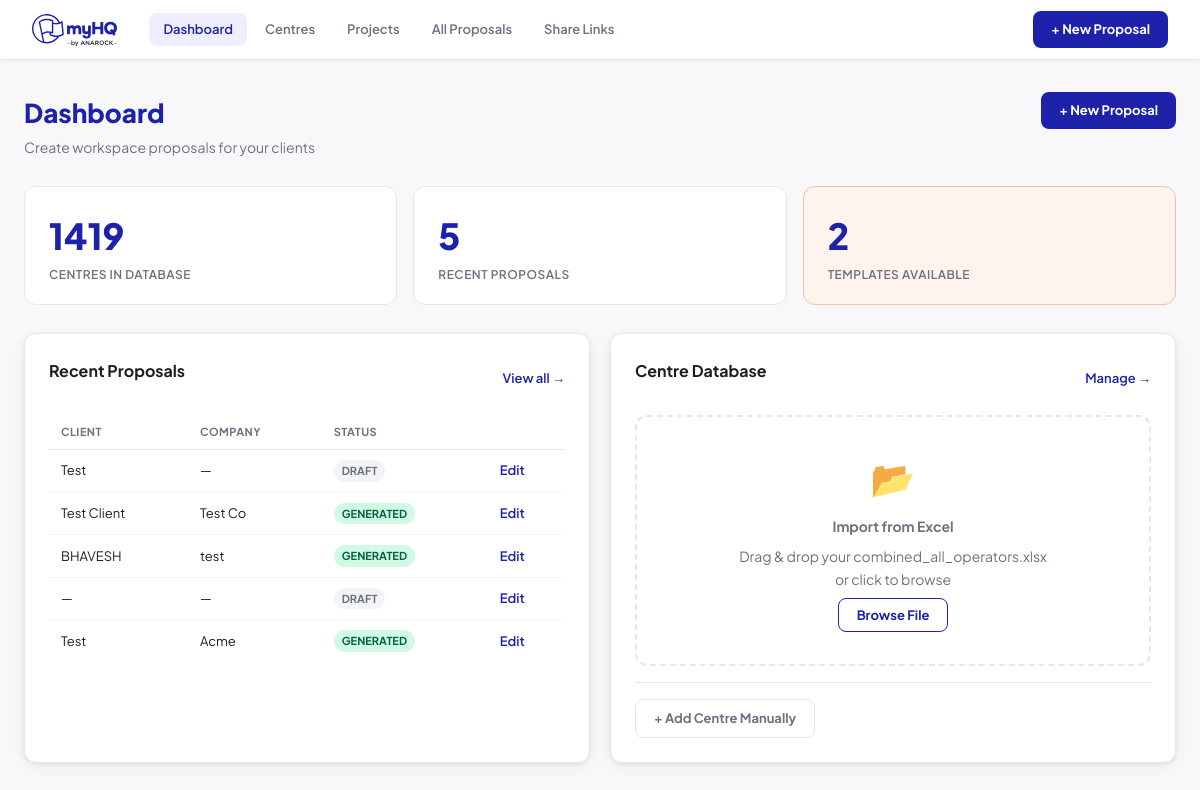
The page / on the database its author committed.
### tables this page shows
CREATE TABLE proposals (
            id INTEGER PRIMARY KEY AUTOINCREMENT,
            title TEXT,
            template TEXT DEFAULT 'london',
            client_name TEXT,
            client_company TEXT,
            client_email TEXT,
            client_location TEXT,
            team_size TEXT,
            space_type TEXT,
            area_required TEXT,
            budget TEXT,
            duration TEXT,
            selected_centres TEXT DEFAULT '[]',
            manual_centres TEXT DEFAULT '[]',
            status TEXT DEFAULT 'draft',
            pptx_filename TEXT,
            created_at DATETIME DEFAULT CURRENT_TIMESTAMP
        , pdf_filename TEXT);

### app.py (the view)
@app.route('/')
def index():
    with get_db() as conn:
        centres = conn.execute('SELECT id,name,city,space_type,brand,price_from,price_unit FROM centres ORDER BY name').fetchall()
        proposals = conn.execute('SELECT id,title,client_name,client_company,status,created_at FROM proposals ORDER BY created_at DESC LIMIT 5').fetchall()
        centre_count = conn.execute('SELECT COUNT(*) FROM centres').fetchone()[0]
    return render_template('index.html', centres=centres, proposals=proposals, centre_count=centre_count)

### app.py (called while the page is built)
def get_db():
    conn = sqlite3.connect(DB_PATH)
    conn.row_factory = sqlite3.Row
    return conn

### templates/index.html (shortened to what this page needs)
{% extends 'base.html' %}
{% block content %}
<div class="page-header">
  <div>
    <h1>Dashboard</h1>
    <p class="subtitle">Create workspace proposals for your clients</p>
  </div>
  <a href="/proposals/new" class="btn btn-primary">+ New Proposal</a>
</div>
<div class="stats-row">
  <div class="stat-card">
    <div class="stat-num">{{ centre_count }}</div>
    <div class="stat-label">Centres in Database</div>
  </div>
  <div class="stat-card">
    <div class="stat-num">{{ proposals|length }}</div>
    <div class="stat-label">Recent Proposals</div>
  </div>
  <div class="stat-card blush">
    <div class="stat-num">2</div>
    <div class="stat-label">Templates Available</div>
  </div>
</div>
<div class="grid-2col">
  <div class="card">
    <div class="card-header">
      <h2>Recent Proposals</h2>
      <a href="/proposals" class="link-sm">View all →</a>
    </div>
    {% if proposals %}
    <table class="table">
      <thead><tr><th>Client</th><th>Company</th><th>Status</th><th></th></tr></thead>
      <tbody>
      {% for p in proposals %}
      <tr>
        <td>{{ p.client_name or '—' }}</td>
        <td>{{ p.client_company or '—' }}</td>
        <td><span class="badge badge-{{ p.status }}">{{ p.status }}</span></td>
        <td><a href="/proposals/{{ p.id }}" class="link-sm">Edit</a></td>
      </tr>
      {% endfor %}
      </tbody>
    </table>
    {% else %}
    <div class="empty-state">
      <p>No proposals yet.</p>
      <a href="/proposals/new" class="btn btn-primary">Create your first</a>
    </div>
    {% endif %}
  </div>
  <div class="card">
    <div class="card-header">
      <h2>Centre Database</h2>
      <a href="/centres" class="link-sm">Manage →</a>
    </div>
    <div class="import-zone" id="importZone">
      <div class="import-icon">📂</div>
      <p><strong>Import from Excel</strong></p>
      <p class="text-muted">Drag & drop your combined_all_operators.xlsx<br>or click to browse</p>
      <button class="btn btn-outline" onclick="document.getElementById('excelInput').click()">Browse File</button>
    </div>
    <div class="card-footer">
      <a href="/centres/add-page" class="btn btn-ghost">+ Add Centre Manually</a>
    </div>
  </div>
</div>
{% endblock %}

### templates/base.html (shortened to what this page needs)
<!DOCTYPE html>
<html lang="en">
<head>
<link rel="stylesheet" href="{{ url_for('static', filename='css/style.css') }}">
</head>
<body>
<nav class="topnav">
  <a href="/" class="nav-logo">
    <img src="{{ url_for('static', filename='images/myhq-logo.svg') }}" alt="myHQ" height="32" onerror="this.style.display='none';this.nextElementSibling.style.display='block'">
  </a>
  <div class="nav-links">
    <a href="/" class="nav-link {% if request.path == '/' %}active{% endif %}">Dashboard</a>
    <a href="/centres" class="nav-link {% if '/centres' in request.path %}active{% endif %}">Centres</a>
    <a href="/projects" class="nav-link {% if '/projects' in request.path %}active{% endif %}">Projects</a>
    <a href="/proposals" class="nav-link {% if '/proposals' in request.path and '/projects' not in request.path %}active{% endif %}">All Proposals</a>
    <a href="/dashboard" class="nav-link {% if '/dashboard' in request.path %}active{% endif %}">Share Links</a>
  </div>
  <a href="/proposals/new" class="btn btn-primary">+ New Proposal</a>
</nav>
<main class="main-content">
{% block content %}{% endblock %}
</main>
</body>
</html>

### static/css/style.css (style rules this page uses)
:root { --blue: #1E22AA; --mint: #ADDFB3; --blush: #F4BEAA; --aqua: #96E6DC; --dark: #1D1D1B; --grey: #6B7280; --lgrey: #F5F5F5; --border: #E5E7EB; --white: #FFFFFF; --radius: 12px; --shadow: 0 1px 4px rgba(0,0,0,.07), 0 4px 16px rgba(0,0,0,.05); }
*, *::before, *::after { box-sizing: border-box; margin: 0; padding: 0; }
body { font-family: 'Plus Jakarta Sans', system-ui, sans-serif; color: var(--dark); background: #F8F8FB; font-size: 14px; line-height: 1.6; }
a { color: var(--blue); text-decoration: none; }
.topnav { position: sticky; top: 0; z-index: 100; display: flex; align-items: center; gap: 32px; height: 60px; padding: 0 32px; background: var(--white); border-bottom: 1px solid var(--border); box-shadow: 0 1px 4px rgba(0,0,0,.06); }
.nav-logo { display: flex; align-items: center; gap: 8px; text-decoration: none; }
.nav-links { display: flex; gap: 4px; flex: 1; }
.nav-link { padding: 6px 14px; border-radius: 8px; color: var(--grey); font-weight: 600; font-size: 13px; transition: background .15s, color .15s; }
.nav-link.active { color: var(--blue); background: #EEEFFE; }
.main-content { max-width: 1200px; margin: 0 auto; padding: 32px 24px; }
.page-header { display: flex; align-items: flex-start; justify-content: space-between; margin-bottom: 28px; gap: 16px; }
.page-header h1 { font-size: 26px; font-weight: 800; color: var(--blue); }
.page-header .subtitle { color: var(--grey); margin-top: 2px; }
.btn { display: inline-flex; align-items: center; gap: 6px; padding: 8px 18px; border-radius: 8px; font-family: inherit; font-size: 13px; font-weight: 700; border: none; cursor: pointer; transition: opacity .15s, transform .1s; white-space: nowrap; }
.btn-primary { background: var(--blue); color: #fff; }
.btn-outline { background: transparent; color: var(--blue); border: 1.5px solid var(--blue); }
.btn-ghost { background: transparent; color: var(--grey); border: 1.5px solid var(--border); }
.card { background: var(--white); border-radius: var(--radius); border: 1px solid var(--border); padding: 24px; box-shadow: var(--shadow); }
.card-header { display: flex; align-items: center; justify-content: space-between; margin-bottom: 16px; }
.card-header h2 { font-size: 16px; font-weight: 700; color: var(--dark); }
.card-footer { margin-top: 16px; padding-top: 16px; border-top: 1px solid var(--border); }
.card h2 { font-size: 16px; font-weight: 700; margin-bottom: 16px; color: var(--dark); }
.stats-row { display: flex; gap: 16px; margin-bottom: 28px; }
.stat-card { flex: 1; background: var(--white); border: 1px solid var(--border); border-radius: var(--radius); padding: 20px 24px; }
.stat-card.blush { background: #FFF3EE; border-color: var(--blush); }
.stat-num { font-size: 36px; font-weight: 800; color: var(--blue); }
.stat-label { font-size: 12px; font-weight: 600; color: var(--grey); text-transform: uppercase; letter-spacing: .04em; }
.grid-2col { display: grid; grid-template-columns: 1fr 1fr; gap: 20px; }
.table { width: 100%; border-collapse: collapse; font-size: 13px; }
.table th { text-align: left; padding: 8px 12px; font-weight: 700; color: var(--grey); border-bottom: 1px solid var(--border); font-size: 11px; text-transform: uppercase; letter-spacing: .04em; }
.table td { padding: 10px 12px; border-bottom: 1px solid var(--lgrey); }
.table tr:last-child td { border-bottom: none; }
.badge { display: inline-block; padding: 2px 8px; border-radius: 100px; font-size: 11px; font-weight: 700; text-transform: uppercase; }
.badge-draft { background: #F3F4F6; color: var(--grey); }
.badge-generated { background: #D1FAE5; color: #065F46; }
.import-zone { border: 2px dashed var(--border); border-radius: var(--radius); padding: 32px; text-align: center; cursor: pointer; transition: border-color .15s; }
.import-zone p { color: var(--grey); margin-bottom: 8px; }
.import-icon { font-size: 36px; margin-bottom: 8px; }
.text-muted { color: var(--grey); }
.link-sm { font-size: 13px; font-weight: 600; color: var(--blue); }

### rows shown on the page
proposals: client_name "Test", client_company "—", status "DRAFT"
proposals: client_name "Test Client", client_company "Test Co", status "GENERATED"
proposals: client_name "BHAVESH", client_company "test", status "GENERATED"
proposals: client_name "—", client_company "—", status "DRAFT"
proposals: client_name "Test", client_company "Acme", status "GENERATED"

### other values the page prints
{{ centre_count }} "1419"
{{ proposals|length }} "5"
